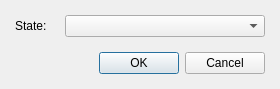
<?xml version="1.0" encoding="UTF-8"?>
<ui version="4.0">
 <class>DialogSystemState</class>
 <widget class="QDialog" name="DialogSystemState">
  <property name="geometry">
   <rect>
    <x>0</x>
    <y>0</y>
    <width>280</width>
    <height>89</height>
   </rect>
  </property>
  <property name="windowTitle">
   <string>Select a state...</string>
  </property>
  <layout class="QGridLayout" name="gridLayout">
   <property name="leftMargin">
    <number>15</number>
   </property>
   <property name="topMargin">
    <number>10</number>
   </property>
   <property name="rightMargin">
    <number>15</number>
   </property>
   <property name="bottomMargin">
    <number>10</number>
   </property>
   <item row="0" column="0">
    <layout class="QVBoxLayout" name="verticalLayout">
     <property name="spacing">
      <number>15</number>
     </property>
     <item>
      <layout class="QHBoxLayout" name="horizontalLayout">
       <item>
        <widget class="QLabel" name="label">
         <property name="text">
          <string>State:</string>
         </property>
        </widget>
       </item>
       <item>
        <widget class="QComboBox" name="comboBox">
         <property name="minimumSize">
          <size>
           <width>200</width>
           <height>0</height>
          </size>
         </property>
        </widget>
       </item>
      </layout>
     </item>
     <item>
      <widget class="QDialogButtonBox" name="buttonBox">
       <property name="orientation">
        <enum>Qt::Horizontal</enum>
       </property>
       <property name="standardButtons">
        <set>QDialogButtonBox::Cancel|QDialogButtonBox::Ok</set>
       </property>
      </widget>
     </item>
    </layout>
   </item>
  </layout>
 </widget>
 <resources/>
 <connections>
  <connection>
   <sender>buttonBox</sender>
   <signal>accepted()</signal>
   <receiver>DialogSystemState</receiver>
   <slot>accept()</slot>
   <hints>
    <hint type="sourcelabel">
     <x>248</x>
     <y>254</y>
    </hint>
    <hint type="destinationlabel">
     <x>157</x>
     <y>274</y>
    </hint>
   </hints>
  </connection>
  <connection>
   <sender>buttonBox</sender>
   <signal>rejected()</signal>
   <receiver>DialogSystemState</receiver>
   <slot>reject()</slot>
   <hints>
    <hint type="sourcelabel">
     <x>316</x>
     <y>260</y>
    </hint>
    <hint type="destinationlabel">
     <x>286</x>
     <y>274</y>
    </hint>
   </hints>
  </connection>
 </connections>
</ui>
